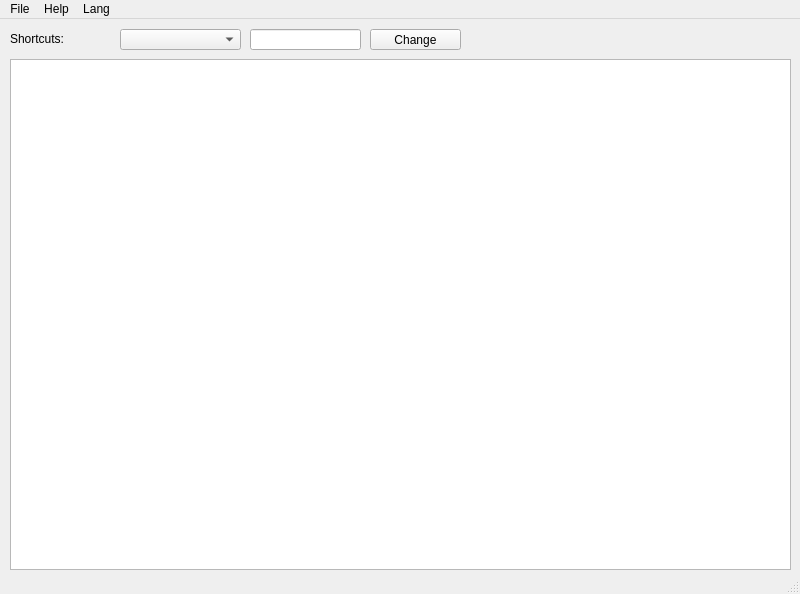
<?xml version="1.0" encoding="UTF-8"?>
<ui version="4.0">
 <class>MainWindow</class>
 <widget class="QMainWindow" name="MainWindow">
  <property name="geometry">
   <rect>
    <x>0</x>
    <y>0</y>
    <width>800</width>
    <height>594</height>
   </rect>
  </property>
  <property name="windowTitle">
   <string>MainWindow</string>
  </property>
  <widget class="QWidget" name="centralwidget">
   <widget class="QTextEdit" name="textEdit">
    <property name="geometry">
     <rect>
      <x>10</x>
      <y>40</y>
      <width>781</width>
      <height>511</height>
     </rect>
    </property>
   </widget>
   <widget class="QComboBox" name="comboBox">
    <property name="geometry">
     <rect>
      <x>120</x>
      <y>10</y>
      <width>121</width>
      <height>21</height>
     </rect>
    </property>
   </widget>
   <widget class="QLineEdit" name="lineEdit">
    <property name="geometry">
     <rect>
      <x>250</x>
      <y>10</y>
      <width>111</width>
      <height>21</height>
     </rect>
    </property>
   </widget>
   <widget class="QPushButton" name="pushButton">
    <property name="geometry">
     <rect>
      <x>370</x>
      <y>10</y>
      <width>91</width>
      <height>21</height>
     </rect>
    </property>
    <property name="text">
     <string>Change</string>
    </property>
   </widget>
   <widget class="QLabel" name="label">
    <property name="geometry">
     <rect>
      <x>10</x>
      <y>10</y>
      <width>101</width>
      <height>20</height>
     </rect>
    </property>
    <property name="text">
     <string>Shortcuts:</string>
    </property>
   </widget>
  </widget>
  <widget class="QMenuBar" name="menuBar">
   <property name="geometry">
    <rect>
     <x>0</x>
     <y>0</y>
     <width>800</width>
     <height>21</height>
    </rect>
   </property>
   <widget class="QMenu" name="menuFile">
    <property name="title">
     <string>File</string>
    </property>
    <addaction name="actionNew"/>
    <addaction name="separator"/>
    <addaction name="actionOpen"/>
    <addaction name="actionOpen_readonly"/>
    <addaction name="separator"/>
    <addaction name="actionSave"/>
    <addaction name="actionSave_As"/>
    <addaction name="separator"/>
    <addaction name="actionExit"/>
   </widget>
   <widget class="QMenu" name="menuHelp">
    <property name="title">
     <string>Help</string>
    </property>
    <addaction name="actionAbout"/>
   </widget>
   <widget class="QMenu" name="menuLang">
    <property name="title">
     <string>Lang</string>
    </property>
    <addaction name="actionen_EN"/>
    <addaction name="actionru_RU"/>
   </widget>
   <addaction name="menuFile"/>
   <addaction name="menuHelp"/>
   <addaction name="menuLang"/>
  </widget>
  <widget class="QStatusBar" name="statusBar"/>
  <action name="actionNew">
   <property name="checkable">
    <bool>false</bool>
   </property>
   <property name="text">
    <string>New</string>
   </property>
   <property name="shortcut">
    <string>Ctrl+N</string>
   </property>
  </action>
  <action name="actionOpen">
   <property name="text">
    <string>Open...</string>
   </property>
   <property name="shortcut">
    <string>Ctrl+O</string>
   </property>
  </action>
  <action name="actionSave">
   <property name="text">
    <string>Save</string>
   </property>
   <property name="shortcut">
    <string>Ctrl+S</string>
   </property>
  </action>
  <action name="actionSave_As">
   <property name="text">
    <string>Save As...</string>
   </property>
   <property name="shortcut">
    <string>Ctrl+Alt+S</string>
   </property>
  </action>
  <action name="actionExit">
   <property name="text">
    <string>Exit</string>
   </property>
   <property name="shortcut">
    <string>Ctrl+Q</string>
   </property>
  </action>
  <action name="actionAbout">
   <property name="text">
    <string>About</string>
   </property>
  </action>
  <action name="actionen_EN">
   <property name="text">
    <string>en_EN</string>
   </property>
  </action>
  <action name="actionru_RU">
   <property name="text">
    <string>ru_RU</string>
   </property>
  </action>
  <action name="actionOpen_readonly">
   <property name="text">
    <string>Open (readonly)</string>
   </property>
   <property name="visible">
    <bool>true</bool>
   </property>
  </action>
  <action name="actionChange">
   <property name="text">
    <string>Change</string>
   </property>
  </action>
 </widget>
 <resources/>
 <connections/>
</ui>
